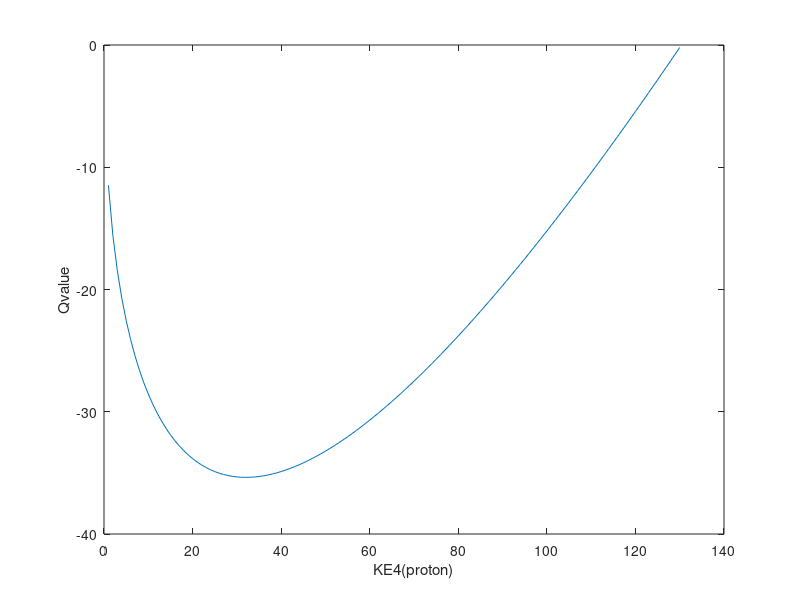

The MATLAB script that drew this image:
clc;clear;
%{
.............................................................
Mc=Mass of carbon(Mev/c2).
mp=mass of proton(Mev/c2).
E1=Energy of incident carbon in lab frame.
E3,E4=Energy of outgoing carbon, outgoing proton in lab frame;

E1cm,E2cm= Energy of incident carbon and incident proton in CM Frame.
P1cm,P2cm=Momentum of incident carbon and incident proton in CM Frame.
E3cm,E4cm=Energy of outgoing carbon and outgoing proton in CM Frame.
P3cm,P4cm=Momentum of outgoing carbon and outgoing proton in CM Frame.

thetacm=Angle between outgoing carbon(CM frame) with incident carbon(Lab).
theta3=Angle between outgoing carbon(Lab frame) with incident carbon(Lab).
theta4=Angle between outgoing proton(Lab frame) with incident carbon(Lab).
.............................................................
%}
u=931.49;
mp=938.272;
Mc=10.016853*u;
E1=400+Mc; P1=sqrt((E1^2)-(Mc^2));

%{
E4=mp+20;P4=sqrt((E4^2)-(mp^2));
theta4=(0:1:30);
Mcn=sqrt((Mc^2)+2*(mp^2)+ 2*E1*mp -2*E4*(mp+E1)+2*P1*P4*cos(theta4) );
Qvalue=(Mc - Mcn);
plot(theta4,Qvalue)
ylabel('Qvalue')
xlabel('\theta4(proton)')
%}


E4=(mp+1:1:mp+130);P4=sqrt((E4.^2)-(mp^2));
theta4=10;
Mcn=sqrt((Mc^2)+2*(mp^2)+ 2*E1*mp -2*E4*(mp+E1)+2*P1*P4*cosd(theta4) );
Qvalue=(Mc - Mcn);
KE4=E4-mp;
plot(KE4,Qvalue)
ylabel('Qvalue')
xlabel('KE4(proton)')
